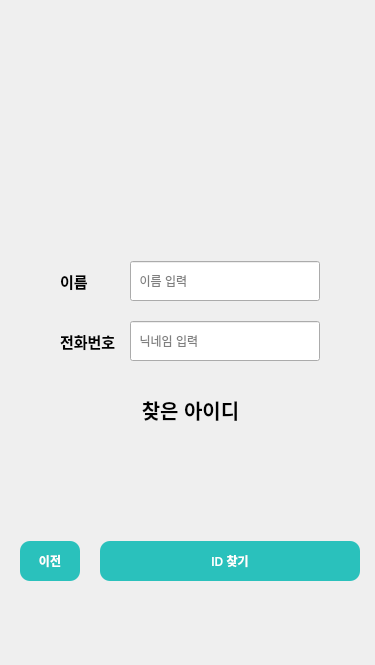
<?xml version="1.0" encoding="UTF-8"?>
<ui version="4.0">
 <class>LoginPage</class>
 <widget class="QWidget" name="LoginPage">
  <property name="geometry">
   <rect>
    <x>0</x>
    <y>0</y>
    <width>375</width>
    <height>665</height>
   </rect>
  </property>
  <property name="minimumSize">
   <size>
    <width>375</width>
    <height>665</height>
   </size>
  </property>
  <property name="maximumSize">
   <size>
    <width>375</width>
    <height>665</height>
   </size>
  </property>
  <property name="windowTitle">
   <string>Form</string>
  </property>
  <layout class="QVBoxLayout" name="verticalLayout" stretch="2,7">
   <property name="leftMargin">
    <number>0</number>
   </property>
   <property name="topMargin">
    <number>50</number>
   </property>
   <property name="rightMargin">
    <number>0</number>
   </property>
   <property name="bottomMargin">
    <number>0</number>
   </property>
   <item>
    <widget class="QLabel" name="lb_Logo">
     <property name="styleSheet">
      <string notr="true">
border-image: url(:/Image/Join.png);</string>
     </property>
     <property name="text">
      <string/>
     </property>
     <property name="alignment">
      <set>Qt::AlignCenter</set>
     </property>
    </widget>
   </item>
   <item>
    <widget class="QStackedWidget" name="stackedWidget">
     <property name="currentIndex">
      <number>2</number>
     </property>
     <widget class="QWidget" name="page">
      <widget class="QPushButton" name="Btn_FindPW">
       <property name="geometry">
        <rect>
         <x>200</x>
         <y>320</y>
         <width>125</width>
         <height>40</height>
        </rect>
       </property>
       <property name="text">
        <string/>
       </property>
       <property name="icon">
        <iconset resource="Resource.qrc">
         <normaloff>:/Image/Find_PW.png</normaloff>:/Image/Find_PW.png</iconset>
       </property>
       <property name="iconSize">
        <size>
         <width>150</width>
         <height>50</height>
        </size>
       </property>
       <property name="flat">
        <bool>true</bool>
       </property>
      </widget>
      <widget class="QLabel" name="lb_Pw">
       <property name="geometry">
        <rect>
         <x>65</x>
         <y>100</y>
         <width>70</width>
         <height>40</height>
        </rect>
       </property>
       <property name="font">
        <font>
         <pointsize>11</pointsize>
         <bold>true</bold>
        </font>
       </property>
       <property name="text">
        <string>PW</string>
       </property>
      </widget>
      <widget class="QLabel" name="lb_ID">
       <property name="geometry">
        <rect>
         <x>65</x>
         <y>40</y>
         <width>70</width>
         <height>40</height>
        </rect>
       </property>
       <property name="font">
        <font>
         <pointsize>11</pointsize>
         <bold>true</bold>
        </font>
       </property>
       <property name="text">
        <string>ID</string>
       </property>
      </widget>
      <widget class="QLineEdit" name="PW_Edit">
       <property name="geometry">
        <rect>
         <x>135</x>
         <y>100</y>
         <width>190</width>
         <height>40</height>
        </rect>
       </property>
       <property name="echoMode">
        <enum>QLineEdit::Password</enum>
       </property>
       <property name="placeholderText">
        <string>  비밀번호 입력</string>
       </property>
      </widget>
      <widget class="QPushButton" name="Btn_Join">
       <property name="geometry">
        <rect>
         <x>65</x>
         <y>260</y>
         <width>260</width>
         <height>40</height>
        </rect>
       </property>
       <property name="font">
        <font>
         <bold>true</bold>
        </font>
       </property>
       <property name="styleSheet">
        <string notr="true">color: rgb(255, 255, 255);
background-color: rgb(42, 193, 188);
border-radius:10px;
</string>
       </property>
       <property name="text">
        <string>회원가입</string>
       </property>
       <property name="iconSize">
        <size>
         <width>260</width>
         <height>50</height>
        </size>
       </property>
       <property name="flat">
        <bool>true</bool>
       </property>
      </widget>
      <widget class="QLineEdit" name="ID_Edit">
       <property name="geometry">
        <rect>
         <x>135</x>
         <y>40</y>
         <width>190</width>
         <height>40</height>
        </rect>
       </property>
       <property name="placeholderText">
        <string>  아이디 입력</string>
       </property>
      </widget>
      <widget class="QPushButton" name="Btn_FindID">
       <property name="geometry">
        <rect>
         <x>65</x>
         <y>320</y>
         <width>125</width>
         <height>40</height>
        </rect>
       </property>
       <property name="text">
        <string/>
       </property>
       <property name="icon">
        <iconset resource="Resource.qrc">
         <normaloff>:/Image/Find_ID.png</normaloff>:/Image/Find_ID.png</iconset>
       </property>
       <property name="iconSize">
        <size>
         <width>150</width>
         <height>50</height>
        </size>
       </property>
       <property name="flat">
        <bool>true</bool>
       </property>
      </widget>
      <widget class="QPushButton" name="Btn_Login">
       <property name="geometry">
        <rect>
         <x>65</x>
         <y>200</y>
         <width>260</width>
         <height>40</height>
        </rect>
       </property>
       <property name="font">
        <font>
         <bold>true</bold>
        </font>
       </property>
       <property name="styleSheet">
        <string notr="true">color: rgb(255, 255, 255);
background-color: rgb(42, 193, 188);
border-radius:10px;
</string>
       </property>
       <property name="text">
        <string>로그인</string>
       </property>
       <property name="iconSize">
        <size>
         <width>260</width>
         <height>50</height>
        </size>
       </property>
       <property name="flat">
        <bool>true</bool>
       </property>
      </widget>
     </widget>
     <widget class="QWidget" name="page_2">
      <widget class="QLineEdit" name="PW_JoinEdit">
       <property name="geometry">
        <rect>
         <x>100</x>
         <y>90</y>
         <width>190</width>
         <height>40</height>
        </rect>
       </property>
       <property name="placeholderText">
        <string>  비밀번호 입력</string>
       </property>
      </widget>
      <widget class="QLabel" name="lb_Join_NAME">
       <property name="geometry">
        <rect>
         <x>30</x>
         <y>150</y>
         <width>70</width>
         <height>40</height>
        </rect>
       </property>
       <property name="font">
        <font>
         <pointsize>11</pointsize>
         <bold>true</bold>
        </font>
       </property>
       <property name="text">
        <string>이름</string>
       </property>
      </widget>
      <widget class="QLabel" name="lb_Join_PHONE">
       <property name="geometry">
        <rect>
         <x>30</x>
         <y>210</y>
         <width>70</width>
         <height>40</height>
        </rect>
       </property>
       <property name="font">
        <font>
         <pointsize>11</pointsize>
         <bold>true</bold>
        </font>
       </property>
       <property name="text">
        <string>전화번호</string>
       </property>
      </widget>
      <widget class="QLineEdit" name="NAME_JoinEdit">
       <property name="geometry">
        <rect>
         <x>100</x>
         <y>150</y>
         <width>190</width>
         <height>40</height>
        </rect>
       </property>
       <property name="placeholderText">
        <string>  이름 입력</string>
       </property>
      </widget>
      <widget class="QPushButton" name="Btn_confirmNICKNAME">
       <property name="geometry">
        <rect>
         <x>300</x>
         <y>270</y>
         <width>60</width>
         <height>40</height>
        </rect>
       </property>
       <property name="styleSheet">
        <string notr="true">color: rgb(255, 255, 255);
background-color: rgb(42, 193, 188);
border-radius:10px;
</string>
       </property>
       <property name="text">
        <string>중복확인</string>
       </property>
      </widget>
      <widget class="QLabel" name="lb_Join_NICKNAME">
       <property name="geometry">
        <rect>
         <x>30</x>
         <y>270</y>
         <width>70</width>
         <height>40</height>
        </rect>
       </property>
       <property name="font">
        <font>
         <pointsize>11</pointsize>
         <bold>true</bold>
        </font>
       </property>
       <property name="text">
        <string>닉네임</string>
       </property>
      </widget>
      <widget class="QLineEdit" name="ID_JoinEdit">
       <property name="geometry">
        <rect>
         <x>100</x>
         <y>30</y>
         <width>190</width>
         <height>40</height>
        </rect>
       </property>
       <property name="placeholderText">
        <string>  아이디 입력</string>
       </property>
      </widget>
      <widget class="QLabel" name="lb_Join_ID">
       <property name="geometry">
        <rect>
         <x>30</x>
         <y>30</y>
         <width>70</width>
         <height>40</height>
        </rect>
       </property>
       <property name="font">
        <font>
         <pointsize>11</pointsize>
         <bold>true</bold>
        </font>
       </property>
       <property name="text">
        <string>ID</string>
       </property>
      </widget>
      <widget class="QPushButton" name="Btn_confirmJoin">
       <property name="geometry">
        <rect>
         <x>100</x>
         <y>380</y>
         <width>260</width>
         <height>40</height>
        </rect>
       </property>
       <property name="font">
        <font>
         <bold>true</bold>
        </font>
       </property>
       <property name="styleSheet">
        <string notr="true">color: rgb(255, 255, 255);
background-color: rgb(42, 193, 188);
border-radius:10px;
</string>
       </property>
       <property name="text">
        <string>회원가입</string>
       </property>
       <property name="iconSize">
        <size>
         <width>260</width>
         <height>50</height>
        </size>
       </property>
       <property name="flat">
        <bool>true</bool>
       </property>
      </widget>
      <widget class="QLineEdit" name="PHONE_JoinEdit">
       <property name="geometry">
        <rect>
         <x>100</x>
         <y>210</y>
         <width>190</width>
         <height>40</height>
        </rect>
       </property>
       <property name="placeholderText">
        <string>  전화번호 입력</string>
       </property>
      </widget>
      <widget class="QLineEdit" name="NICKNAME_JoinEdit">
       <property name="geometry">
        <rect>
         <x>100</x>
         <y>270</y>
         <width>190</width>
         <height>40</height>
        </rect>
       </property>
       <property name="placeholderText">
        <string>  닉네임 입력</string>
       </property>
      </widget>
      <widget class="QLabel" name="lb_Join_PW">
       <property name="geometry">
        <rect>
         <x>30</x>
         <y>90</y>
         <width>70</width>
         <height>40</height>
        </rect>
       </property>
       <property name="font">
        <font>
         <pointsize>11</pointsize>
         <bold>true</bold>
        </font>
       </property>
       <property name="text">
        <string>PW</string>
       </property>
      </widget>
      <widget class="QPushButton" name="Btn_JoinBack">
       <property name="geometry">
        <rect>
         <x>20</x>
         <y>380</y>
         <width>60</width>
         <height>40</height>
        </rect>
       </property>
       <property name="font">
        <font>
         <bold>true</bold>
        </font>
       </property>
       <property name="styleSheet">
        <string notr="true">color: rgb(255, 255, 255);
background-color: rgb(42, 193, 188);
border-radius:10px;
</string>
       </property>
       <property name="text">
        <string>이전</string>
       </property>
       <property name="iconSize">
        <size>
         <width>200</width>
         <height>50</height>
        </size>
       </property>
       <property name="flat">
        <bool>true</bool>
       </property>
      </widget>
      <widget class="QPushButton" name="Btn_confirmID">
       <property name="geometry">
        <rect>
         <x>300</x>
         <y>30</y>
         <width>60</width>
         <height>40</height>
        </rect>
       </property>
       <property name="styleSheet">
        <string notr="true">color: rgb(255, 255, 255);
background-color: rgb(42, 193, 188);
border-radius:10px;
</string>
       </property>
       <property name="text">
        <string>중복확인</string>
       </property>
      </widget>
      <widget class="QPushButton" name="Btn_confirmPHONE">
       <property name="geometry">
        <rect>
         <x>300</x>
         <y>210</y>
         <width>60</width>
         <height>40</height>
        </rect>
       </property>
       <property name="styleSheet">
        <string notr="true">color: rgb(255, 255, 255);
background-color: rgb(42, 193, 188);
border-radius:10px;
</string>
       </property>
       <property name="text">
        <string>중복확인</string>
       </property>
      </widget>
      <widget class="QLabel" name="lbl_ckID">
       <property name="geometry">
        <rect>
         <x>100</x>
         <y>70</y>
         <width>271</width>
         <height>20</height>
        </rect>
       </property>
       <property name="font">
        <font>
         <pointsize>8</pointsize>
        </font>
       </property>
       <property name="styleSheet">
        <string notr="true">color: rgb(115, 186, 184);</string>
       </property>
       <property name="text">
        <string>아이디를 입력하세요.</string>
       </property>
      </widget>
      <widget class="QLabel" name="lbl_ckPW">
       <property name="geometry">
        <rect>
         <x>100</x>
         <y>130</y>
         <width>271</width>
         <height>16</height>
        </rect>
       </property>
       <property name="font">
        <font>
         <pointsize>8</pointsize>
        </font>
       </property>
       <property name="styleSheet">
        <string notr="true">color: rgb(115, 186, 184);</string>
       </property>
       <property name="text">
        <string>비밀번호를 입력하세요.</string>
       </property>
      </widget>
     </widget>
     <widget class="QWidget" name="page_3">
      <widget class="QPushButton" name="Btn_confirmFindID">
       <property name="geometry">
        <rect>
         <x>100</x>
         <y>350</y>
         <width>260</width>
         <height>40</height>
        </rect>
       </property>
       <property name="font">
        <font>
         <bold>true</bold>
        </font>
       </property>
       <property name="styleSheet">
        <string notr="true">color: rgb(255, 255, 255);
background-color: rgb(42, 193, 188);
border-radius:10px;
</string>
       </property>
       <property name="text">
        <string>ID 찾기</string>
       </property>
       <property name="flat">
        <bool>true</bool>
       </property>
      </widget>
      <widget class="QLabel" name="lb_FindID_PHONE">
       <property name="geometry">
        <rect>
         <x>60</x>
         <y>130</y>
         <width>70</width>
         <height>40</height>
        </rect>
       </property>
       <property name="font">
        <font>
         <pointsize>11</pointsize>
         <bold>true</bold>
        </font>
       </property>
       <property name="text">
        <string>전화번호</string>
       </property>
      </widget>
      <widget class="QLabel" name="lb_FindID_NAME">
       <property name="geometry">
        <rect>
         <x>60</x>
         <y>70</y>
         <width>70</width>
         <height>40</height>
        </rect>
       </property>
       <property name="font">
        <font>
         <pointsize>11</pointsize>
         <bold>true</bold>
        </font>
       </property>
       <property name="text">
        <string>이름</string>
       </property>
      </widget>
      <widget class="QLineEdit" name="NAME_FindIDEdit">
       <property name="geometry">
        <rect>
         <x>130</x>
         <y>70</y>
         <width>190</width>
         <height>40</height>
        </rect>
       </property>
       <property name="placeholderText">
        <string>  이름 입력</string>
       </property>
      </widget>
      <widget class="QLineEdit" name="PHONE_FindIDEdit">
       <property name="geometry">
        <rect>
         <x>130</x>
         <y>130</y>
         <width>190</width>
         <height>40</height>
        </rect>
       </property>
       <property name="placeholderText">
        <string>  닉네임 입력</string>
       </property>
      </widget>
      <widget class="QPushButton" name="Btn_FindIDBack">
       <property name="geometry">
        <rect>
         <x>20</x>
         <y>350</y>
         <width>60</width>
         <height>40</height>
        </rect>
       </property>
       <property name="font">
        <font>
         <bold>true</bold>
        </font>
       </property>
       <property name="styleSheet">
        <string notr="true">color: rgb(255, 255, 255);
background-color: rgb(42, 193, 188);
border-radius:10px;
</string>
       </property>
       <property name="text">
        <string>이전</string>
       </property>
       <property name="iconSize">
        <size>
         <width>200</width>
         <height>50</height>
        </size>
       </property>
       <property name="flat">
        <bool>true</bool>
       </property>
      </widget>
      <widget class="QWidget" name="">
       <property name="geometry">
        <rect>
         <x>60</x>
         <y>190</y>
         <width>261</width>
         <height>121</height>
        </rect>
       </property>
       <layout class="QVBoxLayout" name="verticalLayout_2">
        <item>
         <widget class="QLabel" name="lbl_noticID">
          <property name="font">
           <font>
            <pointsize>15</pointsize>
            <bold>true</bold>
           </font>
          </property>
          <property name="text">
           <string>찾은 아이디</string>
          </property>
          <property name="alignment">
           <set>Qt::AlignCenter</set>
          </property>
         </widget>
        </item>
        <item>
         <widget class="QLabel" name="lbl_SID">
          <property name="font">
           <font>
            <pointsize>12</pointsize>
            <bold>true</bold>
           </font>
          </property>
          <property name="styleSheet">
           <string notr="true">color: rgb(42, 193, 188);</string>
          </property>
          <property name="text">
           <string/>
          </property>
          <property name="alignment">
           <set>Qt::AlignCenter</set>
          </property>
         </widget>
        </item>
       </layout>
      </widget>
     </widget>
    </widget>
   </item>
  </layout>
  <zorder>stackedWidget</zorder>
  <zorder>lb_Logo</zorder>
 </widget>
 <tabstops>
  <tabstop>ID_Edit</tabstop>
  <tabstop>PW_Edit</tabstop>
  <tabstop>Btn_Login</tabstop>
  <tabstop>Btn_Join</tabstop>
  <tabstop>Btn_FindID</tabstop>
  <tabstop>Btn_FindPW</tabstop>
  <tabstop>ID_JoinEdit</tabstop>
  <tabstop>Btn_confirmID</tabstop>
  <tabstop>PW_JoinEdit</tabstop>
  <tabstop>NAME_JoinEdit</tabstop>
  <tabstop>PHONE_JoinEdit</tabstop>
  <tabstop>Btn_confirmPHONE</tabstop>
  <tabstop>NICKNAME_JoinEdit</tabstop>
  <tabstop>Btn_confirmNICKNAME</tabstop>
  <tabstop>Btn_confirmJoin</tabstop>
  <tabstop>Btn_JoinBack</tabstop>
 </tabstops>
 <resources>
  <include location="Resource.qrc"/>
 </resources>
 <connections>
  <connection>
   <sender>ID_Edit</sender>
   <signal>returnPressed()</signal>
   <receiver>PW_Edit</receiver>
   <slot>setFocus()</slot>
   <hints>
    <hint type="sourcelabel">
     <x>171</x>
     <y>252</y>
    </hint>
    <hint type="destinationlabel">
     <x>171</x>
     <y>325</y>
    </hint>
   </hints>
  </connection>
  <connection>
   <sender>PW_Edit</sender>
   <signal>returnPressed()</signal>
   <receiver>Btn_Login</receiver>
   <slot>click()</slot>
   <hints>
    <hint type="sourcelabel">
     <x>221</x>
     <y>318</y>
    </hint>
    <hint type="destinationlabel">
     <x>217</x>
     <y>428</y>
    </hint>
   </hints>
  </connection>
  <connection>
   <sender>Btn_Login</sender>
   <signal>clicked()</signal>
   <receiver>LoginPage</receiver>
   <slot>LoginProgress()</slot>
   <hints>
    <hint type="sourcelabel">
     <x>256</x>
     <y>429</y>
    </hint>
    <hint type="destinationlabel">
     <x>449</x>
     <y>435</y>
    </hint>
   </hints>
  </connection>
  <connection>
   <sender>Btn_JoinBack</sender>
   <signal>clicked()</signal>
   <receiver>LoginPage</receiver>
   <slot>gotoLogin()</slot>
   <hints>
    <hint type="sourcelabel">
     <x>61</x>
     <y>593</y>
    </hint>
    <hint type="destinationlabel">
     <x>-73</x>
     <y>582</y>
    </hint>
   </hints>
  </connection>
  <connection>
   <sender>Btn_Join</sender>
   <signal>clicked()</signal>
   <receiver>LoginPage</receiver>
   <slot>gotoJoin()</slot>
   <hints>
    <hint type="sourcelabel">
     <x>213</x>
     <y>462</y>
    </hint>
    <hint type="destinationlabel">
     <x>491</x>
     <y>487</y>
    </hint>
   </hints>
  </connection>
  <connection>
   <sender>ID_JoinEdit</sender>
   <signal>textChanged(QString)</signal>
   <receiver>LoginPage</receiver>
   <slot>CheckID(QString)</slot>
   <hints>
    <hint type="sourcelabel">
     <x>215</x>
     <y>239</y>
    </hint>
    <hint type="destinationlabel">
     <x>511</x>
     <y>174</y>
    </hint>
   </hints>
  </connection>
  <connection>
   <sender>Btn_confirmID</sender>
   <signal>clicked()</signal>
   <receiver>LoginPage</receiver>
   <slot>SendJoinID()</slot>
   <hints>
    <hint type="sourcelabel">
     <x>335</x>
     <y>239</y>
    </hint>
    <hint type="destinationlabel">
     <x>542</x>
     <y>228</y>
    </hint>
   </hints>
  </connection>
  <connection>
   <sender>PW_JoinEdit</sender>
   <signal>textChanged(QString)</signal>
   <receiver>LoginPage</receiver>
   <slot>CheckPW(QString)</slot>
   <hints>
    <hint type="sourcelabel">
     <x>258</x>
     <y>298</y>
    </hint>
    <hint type="destinationlabel">
     <x>439</x>
     <y>302</y>
    </hint>
   </hints>
  </connection>
  <connection>
   <sender>Btn_confirmPHONE</sender>
   <signal>clicked()</signal>
   <receiver>LoginPage</receiver>
   <slot>CheckPHONE()</slot>
   <hints>
    <hint type="sourcelabel">
     <x>325</x>
     <y>424</y>
    </hint>
    <hint type="destinationlabel">
     <x>428</x>
     <y>424</y>
    </hint>
   </hints>
  </connection>
  <connection>
   <sender>Btn_confirmNICKNAME</sender>
   <signal>clicked()</signal>
   <receiver>LoginPage</receiver>
   <slot>SendNICK()</slot>
   <hints>
    <hint type="sourcelabel">
     <x>336</x>
     <y>473</y>
    </hint>
    <hint type="destinationlabel">
     <x>636</x>
     <y>473</y>
    </hint>
   </hints>
  </connection>
  <connection>
   <sender>ID_JoinEdit</sender>
   <signal>returnPressed()</signal>
   <receiver>Btn_confirmID</receiver>
   <slot>click()</slot>
   <hints>
    <hint type="sourcelabel">
     <x>267</x>
     <y>238</y>
    </hint>
    <hint type="destinationlabel">
     <x>304</x>
     <y>241</y>
    </hint>
   </hints>
  </connection>
  <connection>
   <sender>PW_JoinEdit</sender>
   <signal>returnPressed()</signal>
   <receiver>NAME_JoinEdit</receiver>
   <slot>setFocus()</slot>
   <hints>
    <hint type="sourcelabel">
     <x>133</x>
     <y>306</y>
    </hint>
    <hint type="destinationlabel">
     <x>131</x>
     <y>357</y>
    </hint>
   </hints>
  </connection>
  <connection>
   <sender>NAME_JoinEdit</sender>
   <signal>returnPressed()</signal>
   <receiver>PHONE_JoinEdit</receiver>
   <slot>setFocus()</slot>
   <hints>
    <hint type="sourcelabel">
     <x>186</x>
     <y>364</y>
    </hint>
    <hint type="destinationlabel">
     <x>185</x>
     <y>408</y>
    </hint>
   </hints>
  </connection>
  <connection>
   <sender>PHONE_JoinEdit</sender>
   <signal>returnPressed()</signal>
   <receiver>Btn_confirmPHONE</receiver>
   <slot>setFocus()</slot>
   <hints>
    <hint type="sourcelabel">
     <x>270</x>
     <y>421</y>
    </hint>
    <hint type="destinationlabel">
     <x>308</x>
     <y>420</y>
    </hint>
   </hints>
  </connection>
  <connection>
   <sender>NICKNAME_JoinEdit</sender>
   <signal>returnPressed()</signal>
   <receiver>Btn_confirmNICKNAME</receiver>
   <slot>setFocus()</slot>
   <hints>
    <hint type="sourcelabel">
     <x>264</x>
     <y>471</y>
    </hint>
    <hint type="destinationlabel">
     <x>312</x>
     <y>476</y>
    </hint>
   </hints>
  </connection>
  <connection>
   <sender>Btn_confirmJoin</sender>
   <signal>clicked()</signal>
   <receiver>LoginPage</receiver>
   <slot>JoinProgress()</slot>
   <hints>
    <hint type="sourcelabel">
     <x>285</x>
     <y>593</y>
    </hint>
    <hint type="destinationlabel">
     <x>567</x>
     <y>586</y>
    </hint>
   </hints>
  </connection>
  <connection>
   <sender>Btn_FindIDBack</sender>
   <signal>clicked()</signal>
   <receiver>LoginPage</receiver>
   <slot>gotoLogin()</slot>
   <hints>
    <hint type="sourcelabel">
     <x>57</x>
     <y>563</y>
    </hint>
    <hint type="destinationlabel">
     <x>-102</x>
     <y>546</y>
    </hint>
   </hints>
  </connection>
  <connection>
   <sender>NAME_FindIDEdit</sender>
   <signal>returnPressed()</signal>
   <receiver>PHONE_FindIDEdit</receiver>
   <slot>setFocus()</slot>
   <hints>
    <hint type="sourcelabel">
     <x>219</x>
     <y>284</y>
    </hint>
    <hint type="destinationlabel">
     <x>213</x>
     <y>331</y>
    </hint>
   </hints>
  </connection>
  <connection>
   <sender>PHONE_FindIDEdit</sender>
   <signal>returnPressed()</signal>
   <receiver>Btn_confirmFindID</receiver>
   <slot>click()</slot>
   <hints>
    <hint type="sourcelabel">
     <x>246</x>
     <y>347</y>
    </hint>
    <hint type="destinationlabel">
     <x>239</x>
     <y>550</y>
    </hint>
   </hints>
  </connection>
  <connection>
   <sender>Btn_FindID</sender>
   <signal>clicked()</signal>
   <receiver>LoginPage</receiver>
   <slot>gotoSID()</slot>
   <hints>
    <hint type="sourcelabel">
     <x>146</x>
     <y>531</y>
    </hint>
    <hint type="destinationlabel">
     <x>-77</x>
     <y>534</y>
    </hint>
   </hints>
  </connection>
  <connection>
   <sender>Btn_confirmFindID</sender>
   <signal>clicked()</signal>
   <receiver>LoginPage</receiver>
   <slot>RequestSID()</slot>
   <hints>
    <hint type="sourcelabel">
     <x>280</x>
     <y>561</y>
    </hint>
    <hint type="destinationlabel">
     <x>557</x>
     <y>555</y>
    </hint>
   </hints>
  </connection>
 </connections>
 <slots>
  <slot>LoginProgress()</slot>
  <slot>gotoLogin()</slot>
  <slot>gotoJoin()</slot>
  <slot>CheckID(QString)</slot>
  <slot>SendJoinID()</slot>
  <slot>CheckPW(QString)</slot>
  <slot>CheckPHONE()</slot>
  <slot>SendNICK()</slot>
  <slot>JoinProgress()</slot>
  <slot>gotoSID()</slot>
  <slot>RequestSID()</slot>
 </slots>
</ui>
